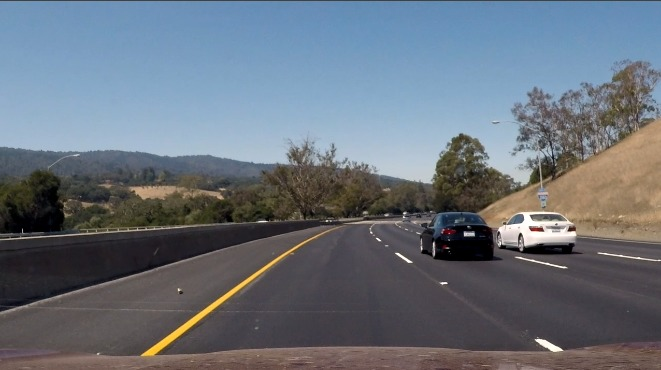
#> input picture test_images/challenge1.jpg, 661 x 370 px
$ python -i project1.py   (imports and definitions only)
#> lines starting #> are read from the running program, lines starting #| are printed output that depends on the picture; after the words box and inside, x2 and y2 are one past the last pixel; in counts of white or black regions, pixels touching at a corner belong together
### util.py
import math
import matplotlib.pyplot as plt
import matplotlib.image as mpimg
import numpy as np
import cv2
import numpy as np


# [7 lines left out: function grayscale, not called in this run]
    # Or use BGR2GRAY if you read an image with cv2.imread()
    # return cv2.cvtColor(img, cv2.COLOR_BGR2GRAY)

def canny(img, low_threshold, high_threshold):
    """Applies the Canny transform"""
    return cv2.Canny(img, low_threshold, high_threshold)

def gaussian_blur(img, kernel_size):
    """Applies a Gaussian Noise kernel"""
    return cv2.GaussianBlur(img, (kernel_size, kernel_size), 0)

def region_of_interest(img, vertices):
    """
    Applies an image mask.

    Only keeps the region of the image defined by the polygon
    formed from `vertices`. The rest of the image is set to black.
    """
    #defining a blank mask to start with
    mask = np.zeros_like(img)

    #defining a 3 channel or 1 channel color to fill the mask with depending on the input image
    if len(img.shape) > 2:
        channel_count = img.shape[2]  # i.e. 3 or 4 depending on your image
        ignore_mask_color = (255,) * channel_count
    else:
        ignore_mask_color = 255

    #filling pixels inside the polygon defined by "vertices" with the fill color
    cv2.fillPoly(mask, vertices, ignore_mask_color)

    # #returning the image only where mask pixels are nonzero
    masked_image = cv2.bitwise_and(img, mask)
    return masked_image


def draw_lines(img, lines, color=[255, 0, 0], thickness=10):
    """
    NOTE: this is the function you might want to use as a starting point once you want to
    average/extrapolate the line segments you detect to map out the full
    extent of the lane (going from the result shown in raw-lines-example.mp4
    to that shown in P1_example.mp4).

    Think about things like separating line segments by their
    slope ((y2-y1)/(x2-x1)) to decide which segments are part of the left
    line vs. the right line.  Then, you can average the position of each of
    the lines and extrapolate to the top and bottom of the lane.

    This function draws `lines` with `color` and `thickness`.
    Lines are drawn on the image inplace (mutates the image).
    If you want to make the lines semi-transparent, think about combining
    this function with the weighted_img() function below
    """
    for line in lines:
        for x1,y1,x2,y2 in line:
            cv2.line(img, (x1, y1), (x2, y2), color, thickness)

def hough_lines(img, rho, theta, threshold, min_line_len, max_line_gap,pbm):
    """
    `img` should be the output of a Canny transform.

    Returns an image with hough lines drawn.
    """
    lines = cv2.HoughLinesP(img, rho, theta, threshold, np.array([]), minLineLength=min_line_len, maxLineGap=max_line_gap)
    line_img = np.zeros((img.shape[0], img.shape[1], 3), dtype=np.uint8)

    lines = interpolatedLines(lines, img.shape[1],img.shape[0],pbm)
    # plt.imshow(img)
    # plotLines(lines)
    draw_lines(line_img, lines)
    return line_img

# Python 3 has support for cool math symbols.

def weighted_img(img, initial_img, α=0.8, β=1., λ=0.):
    """
    `img` is the output of the hough_lines(), An image with lines drawn on it.
    Should be a blank image (all black) with lines drawn on it.

    `initial_img` should be the image before any processing.

    The result image is computed as follows:

    initial_img * α + img * β + λ
    NOTE: initial_img and img must be the same shape!
    """
    return cv2.addWeighted(initial_img, α, img, β, λ)

# ============ MY UTIL ================

def splitLeftRight(lines, imX):
    x = lines[:,0,(0,2)]
    y = lines[:,0,(1,3)]
    xL = x[x<imX/2]
    yL = y[x<imX/2]
    xR = x[x>=imX/2]
    yR = y[x>=imX/2]
    return xL,yL,xR,yR

def longerLinesMoreWeight(lines):
    L = np.zeros(lines.shape[0])
    for ii,line in enumerate(lines):
        for x1,y1,x2,y2 in line:
            L[ii] = np.linalg.norm([x1-x2,y1-y2])
    L = np.ceil(L/np.min(L))
    linesNew = np.zeros([int(np.sum(L)), 1, 4],dtype=np.int32)
    ii = 0
    for l,line in zip(L,lines):
        l = int(l)
        linesNew[ii:ii+l,:,:] = np.tile(line,[l,1,1])
        ii += l

    return linesNew

def interpolatedLines(lines,imX,imY,pbm):
    lines = longerLinesMoreWeight(lines)
    xL,yL,xR,yR = splitLeftRight(lines, imX)

    mL,bL = np.polyfit(xL, yL, 1)

    mR,bR = np.polyfit(xR, yR, 1)

    # use y = mx+b to find the unknown
    yL1 = imY # bottom left
    xL1 = (yL1 - bL)//mL
    yL2 = imY/2 * (1+pbm)
    xL2 = (yL2 - bL)//mL # point closest to the center


    yR1 = imY # bottom right
    xR1 = (yR1 - bR)//mR
    yR2 = imY/2 * (1+pbm)
    xR2 = (yR2 - bR)//mR


    lines = np.array( [[ [xL1,yL1,xL2,yL2 ] ],  [[xR1,yR1,xR2,yR2 ] ] ],dtype=np.uint16)
    return lines

### project1.py
from util import *
from moviepy.editor import VideoFileClip
from IPython.display import HTML

import os
imList = os.listdir("test_images/")
# [1 line not run here, left out]


def process_image(image):
    # NOTE: The output you return should be a color image (3 channel) for processing video below
    # TODO: put your pipeline here,
    # you should return the final output (image where lines are drawn on lanes)

    # convert to different color scales
    im_gray = cv2.cvtColor(image, cv2.COLOR_BGR2GRAY)
    im_HSV  = cv2.cvtColor(image, cv2.COLOR_BGR2HSV)

    imY,imX = im_gray.shape

    # extract yellow
    yellow_low = np.uint8([80,100,100])
    yellow_high = np.uint8([100,255,255])

    mask_yellow = cv2.inRange(im_HSV,yellow_low,yellow_high)

    # extract white
    white_low = np.uint8([200])
    white_high = np.uint8([255])
    mask_white = cv2.inRange(im_gray,white_low,white_high)

    mask_color = cv2.bitwise_or(mask_white,mask_yellow)

    img_maskColor = cv2.bitwise_and(im_gray,mask_color)

    # gaussian blur
    kernel_size = 5
    im_blur = gaussian_blur(img_maskColor, kernel_size)

    # canny
    low_threshold = 50
    high_threshold = 150
    im_edge = canny(im_blur, low_threshold, high_threshold)

    # mask area
    pbm = 0.3 # percent below mid
    pfb = 0.0 # percent from border
    vertices = np.array([ [(imX*pfb,imY*(1-pfb)),
                           (imX/2*(1-pbm),imY/2*(1+pbm)),
                           (imX/2*(1+pbm),imY/2*(1+pbm)),
                           (imX,imY*(1-pfb))] ],dtype=np.int32)

    im_mask = region_of_interest(im_edge, vertices)
    # hough line
    # Define the Hough transform parameters
    # Make a blank the same size as our image to draw on
    rho = 1 # distance resolution in pixels of the Hough grid
    theta = np.pi/180 # angular resolution in radians of the Hough grid
    threshold = 20     # minimum number of votes (intersections in Hough grid cell)
    min_line_length = 10 #minimum number of pixels making up a line
    max_line_gap = 50    # maximum gap in pixels between connectable line segments

    im_hough = hough_lines(im_mask, rho, theta, threshold, min_line_length, max_line_gap,pbm)

    im_final = weighted_img(im_hough, image, α=0.8, β=1., λ=0.)

    return im_final
    # return result

>>> import cv2
>>> picture = cv2.imread('test_images/challenge1.jpg')
#> picture is the input picture: shape (370, 661, 3); mean B, G, R 122.8, 113, 104.9
>>> result = process_image(picture)
#> in process_image, `im_gray = cv2.cvtColor(image, cv2.COLOR_BGR2GRAY)`:
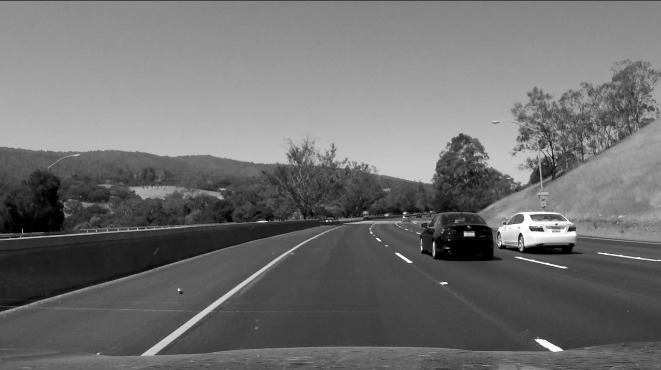
#> im_gray: shape (370, 661); min 0, max 255, mean 111.7
#> in process_image, `im_HSV  = cv2.cvtColor(image, cv2.COLOR_BGR2HSV)`: im_HSV: shape (370, 661, 3); mean H, S, V 87.6, 61.8, 130.9
#> in process_image, `mask_yellow = cv2.inRange(im_HSV,yellow_low,yellow_high)`: mask_yellow: shape (370, 661); every value is 0
#> in process_image, `mask_white = cv2.inRange(im_gray,white_low,white_high)`:
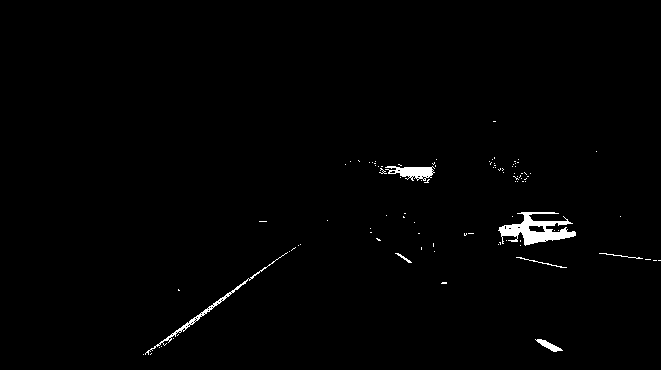
#> mask_white: shape (370, 661); 1% white; 98 white regions (91 under 20 px), largest, box (x1, y1, x2, y2) and area: (498, 212, 576, 246) 1198, (145, 252, 288, 355) 428, (385, 166, 435, 181) 424
#> in canny, `return cv2.Canny(img, low_threshold, high_threshold)`:
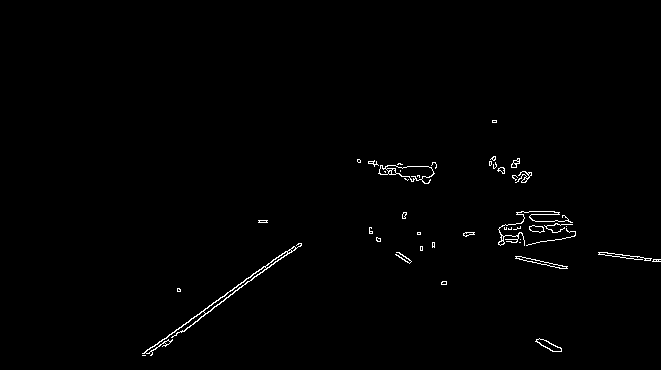
#> returned value: shape (370, 661); 0.83% white in thin lines or dots, all inside (x1, y1, x2, y2) = (142, 120, 661, 356)
#> in region_of_interest, `cv2.fillPoly(mask, vertices, ignore_mask_color)`:
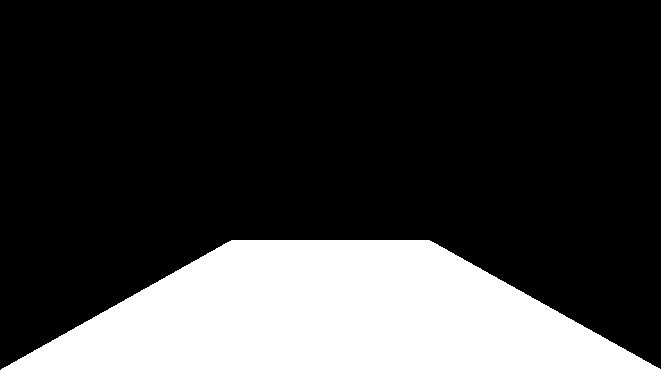
#> mask: shape (370, 661); 22.9% white; 1 white region, box (x1, y1, x2, y2) and area: (1, 240, 661, 370) 55936
#> in region_of_interest, `masked_image = cv2.bitwise_and(img, mask)`:
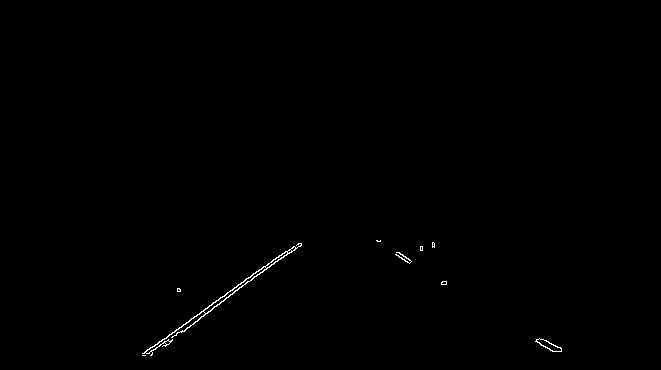
#> masked_image: shape (370, 661); 0.3% white in thin lines or dots, all inside (x1, y1, x2, y2) = (142, 240, 562, 356)
#> in hough_lines, `lines = cv2.HoughLinesP(img, rho, theta, threshold, np.array([]), minL..`: lines = 14 rows, first 6: [142, 355, 285, 251], [150, 355, 299, 243], [151, 354, 298, 243], [165, 345, 300, 243], [377, 240, 446, 281], [536, 341, 553, 351]
#> the loop in longerLinesMoreWeight, `for ii,line in enumerate(lines):` made 14 passes
#> line on passes 1 to 12: [[142, 355, 285, 251]], [[150, 355, 299, 243]], [[151, 354, 298, 243]], [[165, 345, 300, 243]], [[377, 240, 446, 281]], [[536, 341, 553, 351]], [[396, 254, 446, 283]], [[543, 339, 561, 349]], [[143, 353, 169, 334]], [[535, 341, 552, 351]], [[396, 255, 446, 284]], [[265, 267, 286, 251]]
#> after the loop in longerLinesMoreWeight, `for ii,line in enumerate(lines):`: L = [176.8, 186.4, 184.2, 169.2, 80.26, 19.72, 57.8, 20.59, 32.2, 19.72, 57.8, 26.4, 17.49, 26.4]
#> in longerLinesMoreWeight, `L = np.ceil(L/np.min(L))`: L = [11, 11, 11, 10, 5, 2, 4, 2, 2, 2, 4, 2, 1, 2]
#> the loop in longerLinesMoreWeight, `for l,line in zip(L,lines):` made 14 passes
#> (l, line, ii) on passes 1 to 12: (11, [[142, 355, 285, 251]], 11), (11, [[150, 355, 299, 243]], 22), (11, [[151, 354, 298, 243]], 33), (10, [[165, 345, 300, 243]], 43), (5, [[377, 240, 446, 281]], 48), (2, [[536, 341, 553, 351]], 50), (4, [[396, 254, 446, 283]], 54), (2, [[543, 339, 561, 349]], 56), (2, [[143, 353, 169, 334]], 58), (2, [[535, 341, 552, 351]], 60), (4, [[396, 255, 446, 284]], 64), (2, [[265, 267, 286, 251]], 66)
#> after the loop in longerLinesMoreWeight, `for l,line in zip(L,lines):`: ii = 69; linesNew = 69 rows, first 6: [142, 355, 285, 251], [142, 355, 285, 251], [142, 355, 285, 251], [142, 355, 285, 251], [142, 355, 285, 251], [142, 355, 285, 251]
#> in interpolatedLines, `lines = longerLinesMoreWeight(lines)`: lines has the same summary as linesNew in longerLinesMoreWeight
#> in splitLeftRight, `x = lines[:,0,(0,2)]`: x = 69 pairs, first value 142 to 543, second value 159 to 561
#> in splitLeftRight, `y = lines[:,0,(1,3)]`: y = 69 pairs, first value 240 to 355, second value 243 to 351
#> in splitLeftRight, `xL = x[x<imX/2]`: xL = 100 values, max 301 at index 97, min 142 at index 0, mean 224.2
#> in splitLeftRight, `yL = y[x<imX/2]`: yL = 100 values, max 355 at index 0, min 243 at index 23, mean 298.1
#> in splitLeftRight, `xR = x[x>=imX/2]`: xR = 38 values, max 561 at index 23, min 377 at index 0, mean 458.2
#> in splitLeftRight, `yR = y[x>=imX/2]`: yR = 38 values, max 351 at index 11, min 240 at index 0, mean 290.9
#> in interpolatedLines, `mL,bL = np.polyfit(xL, yL, 1)`: mL = -0.741; bL = 464.1
#> in interpolatedLines, `mR,bR = np.polyfit(xR, yR, 1)`: mR = 0.612; bR = 10.65
#> in interpolatedLines, `xL1 = (yL1 - bL)//mL`: xL1 = 127
#> in interpolatedLines, `xL2 = (yL2 - bL)//mL`: xL2 = 301
#> in interpolatedLines, `xR1 = (yR1 - bR)//mR`: xR1 = 587
#> in interpolatedLines, `xR2 = (yR2 - bR)//mR`: xR2 = 375
#> in interpolatedLines, `lines = np.array( [[ [xL1,yL1,xL2,yL2 ] ],  [[xR1,yR1,xR2,yR2 ] ] ],dt..`: lines = [[127, 370, 301, 240], [587, 370, 375, 240]]
#> the loop in draw_lines, `for line in lines:` made 2 passes
#> after the loop in draw_lines, `for line in lines:`:
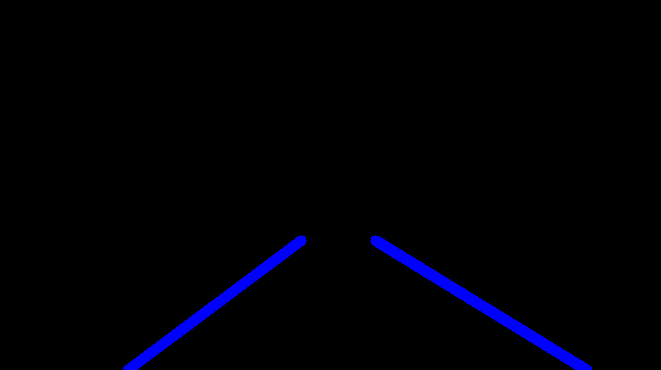
#> img: shape (370, 661, 3); mean of channels 0, 1, 2 5.4, 0, 0; drawn as B, G, R
#> in weighted_img, `return cv2.addWeighted(initial_img, α, img, β, λ)`:
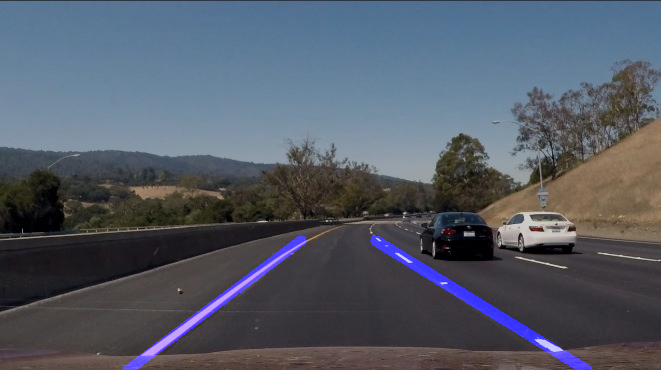
#> returned value: shape (370, 661, 3); mean of channels 0, 1, 2 102.2, 90.4, 83.9; drawn as B, G, R
